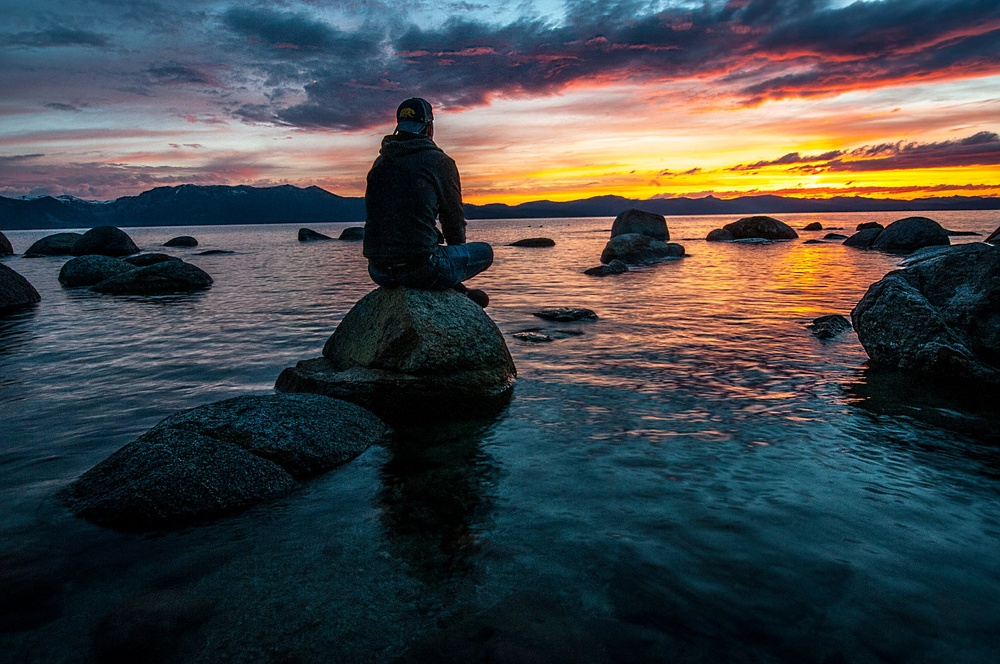
#> input picture src/06 - Trackbar/pexel.jpeg, 1000 x 664 px, shrunk from 2258 x 1500 before the run, given in place of the camera
$ python 02-Edge_detection_and_gradiant.py   (older library calls are emulated)
#> lines starting #> are read from the running program, lines starting #| are printed output that depends on the picture; after the words box and inside, x2 and y2 are one past the last pixel; in counts of white or black regions, pixels touching at a corner belong together


# plzz refers this
'''
We use the functions: cv.Sobel (src, dst, ddepth, dx, dy, ksize = 3, scale = 1, delta = 0, borderType = cv.BORDER_DEFAULT)

Parameters
src	input image.
dst	output image of the same size and the same number of channels as src.
ddepth	output image depth(see cv.combinations); in the case of 8-bit input images it will result in truncated derivatives.
dx	order of the derivative x.
dy	order of the derivative y.
ksize	size of the extended Sobel kernel; it must be 1, 3, 5, or 7.
scale	optional scale factor for the computed derivative values.
delta	optional delta value that is added to the results prior to storing them in dst.
borderType	pixel extrapolation method(see cv.BorderTypes)
'''

import cv2
import numpy as np
def nothing(x):   # callback function which is executed everytime trackbar value changes.

    pass
cap = cv2.VideoCapture(0)
cv2.namedWindow('trackbars')
cv2.createTrackbar('lowh','trackbars',0,180,nothing)  # 1.tracbar name
cv2.createTrackbar('highh','trackbars',0,180,nothing) # 2 .window name
cv2.createTrackbar('lows','trackbars',0,255,nothing)  # 3. default value
cv2.createTrackbar('highs','trackbars',0,255,nothing) # 4 .maximum value
cv2.createTrackbar('lowv','trackbars',0,255,nothing)  # 5. callback function
cv2.createTrackbar('highv','trackbars',0,255,nothing)
while True:
    _, frame = cap.read()
#> frame is the input picture: shape (664, 1000, 3); mean B, G, R 71.7, 69.9, 66.7
    lowh=cv2.getTrackbarPos('lowh','trackbars')
    lows =cv2.getTrackbarPos('lows','trackbars')
    lowv = cv2.getTrackbarPos('lowv','trackbars')
    highh = cv2.getTrackbarPos('highh','trackbars')
    highs = cv2.getTrackbarPos('highs','trackbars')
    highv = cv2.getTrackbarPos('highv','trackbars')
    hsv = cv2.cvtColor(frame,cv2.COLOR_BGR2HSV)
#> hsv: shape (664, 1000, 3); mean H, S, V 88.4, 146.6, 90.6
    lower_red = np.array([lowh,lows,lowv])
    upper_red = np.array([highh,highs,highv])
    mask = cv2.inRange(hsv, lower_red , upper_red)
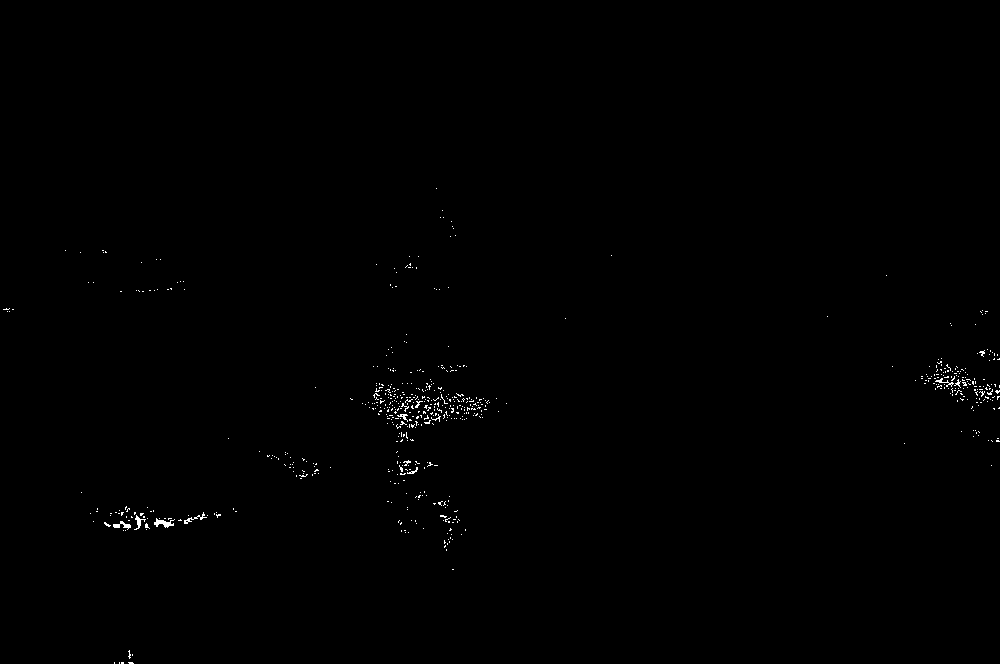
#> mask: shape (664, 1000); 0.32% white in thin lines or dots, all inside (x1, y1, x2, y2) = (3, 188, 1000, 664)
    # higher type of datatype is cv2.CV_64F and simple type of data type is np.uint8 etc
    # we cant use simple data type bcoz  when you convert data to np.uint8,
    #all negative slopes are made zero. In simple words, you miss that edge.hence we are using higher type of data type
    laplacian = cv2.Laplacian(mask,cv2.CV_64F)
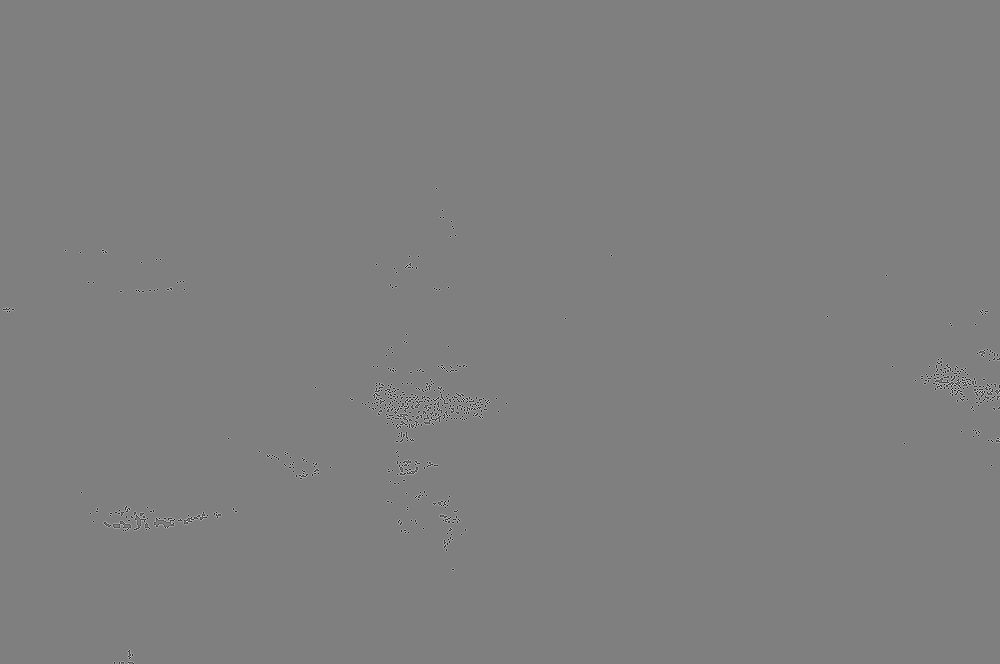
#> laplacian: shape (664, 1000) float64; min -1020, max 1020, mean 0; drawn with min black and max white
    sobelx = cv2.Sobel(hsv,cv2.CV_64F,1,0,ksize= -1)
#> sobelx: shape (664, 1000, 3) float64; mean H, S, V -0.7, 0.2, 0.3

    sobely = cv2.Sobel(hsv,cv2.CV_64F,0,1,ksize= -1)
#> sobely: shape (664, 1000, 3) float64; mean H, S, V 0, 3.4, -6.5
    #First argument is our input image. Second and third arguments are our minVal and maxVal respectively
    edge = cv2.Canny(mask,120,150)
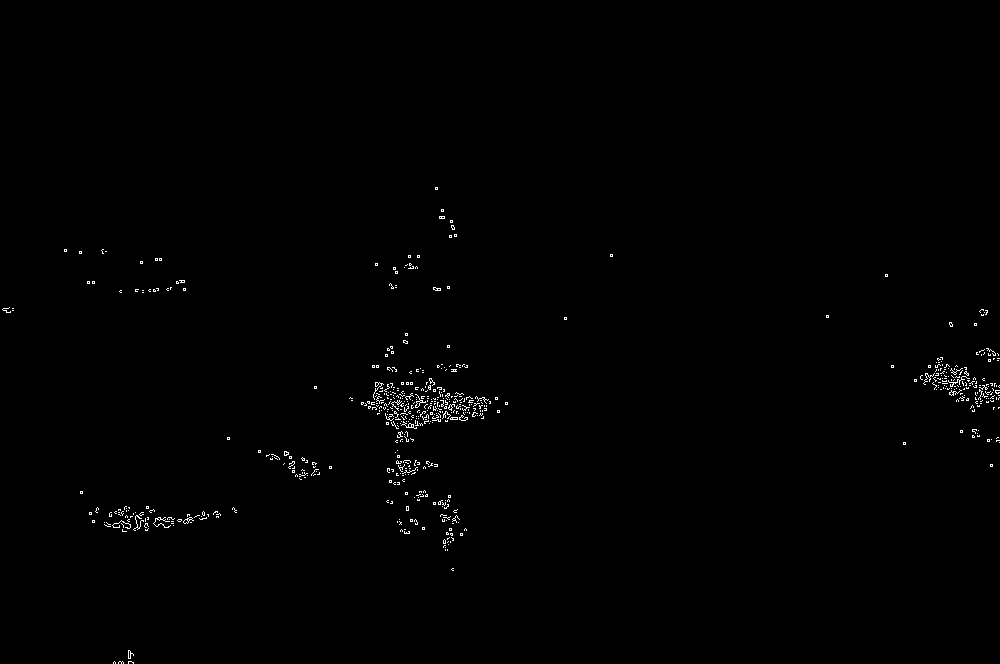
#> edge: shape (664, 1000); 0.54% white in thin lines or dots, all inside (x1, y1, x2, y2) = (2, 187, 1000, 664)
    ##cv2.imshow('original',frame)
    cv2.imshow('laplacian',laplacian)
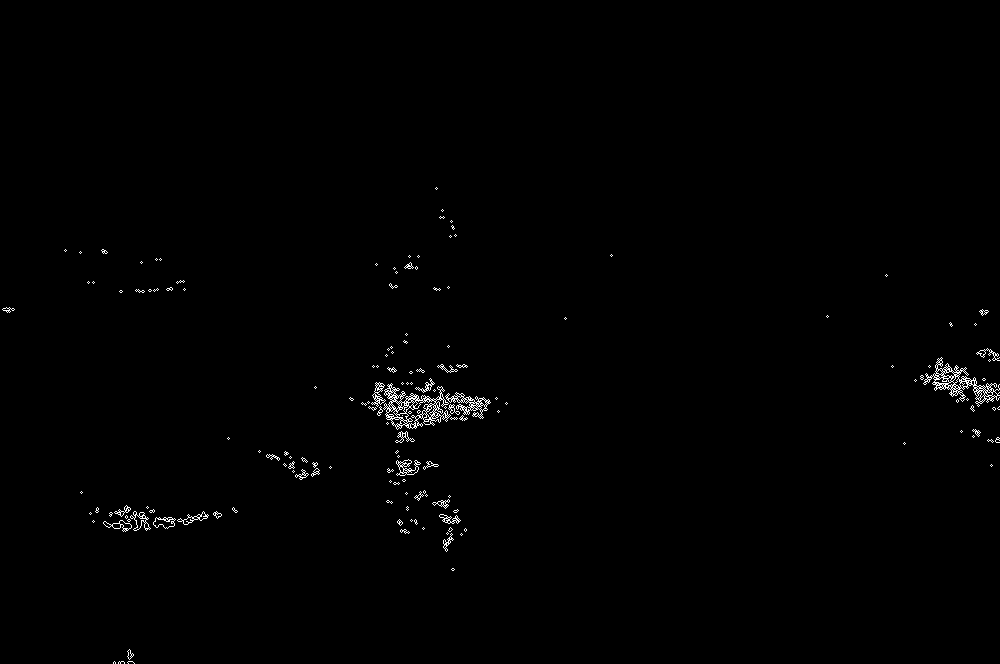
#> window 'laplacian': shape (664, 1000); 0.65% white in thin lines or dots, all inside (x1, y1, x2, y2) = (2, 187, 1000, 664)
    cv2.imshow('sobelx',sobelx)
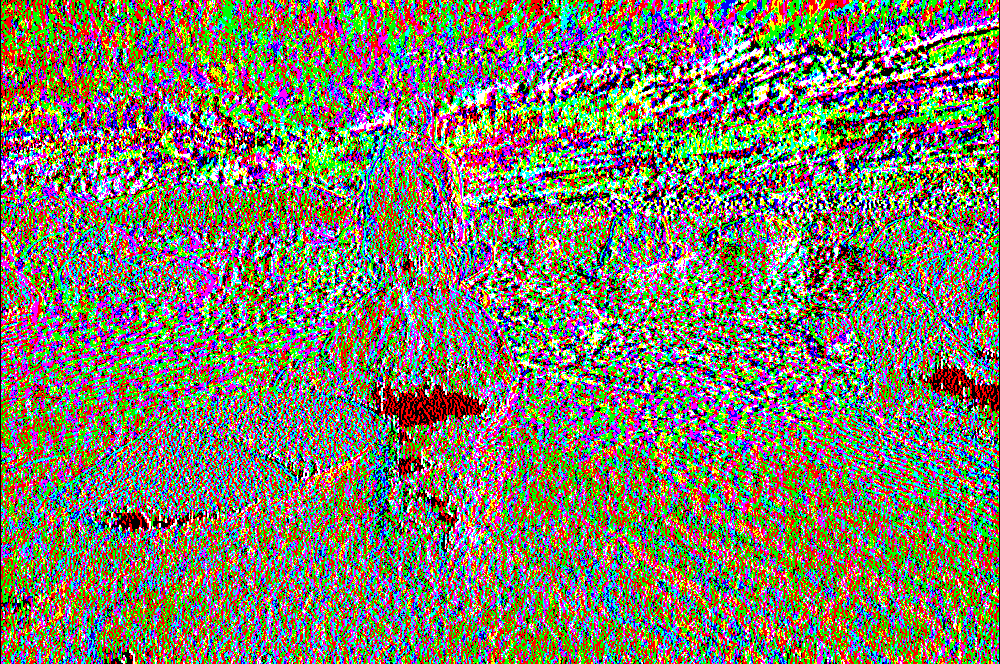
#> window 'sobelx': shape (664, 1000, 3); mean B, G, R 105, 125.5, 127.1
    cv2.imshow('sobely',sobely)
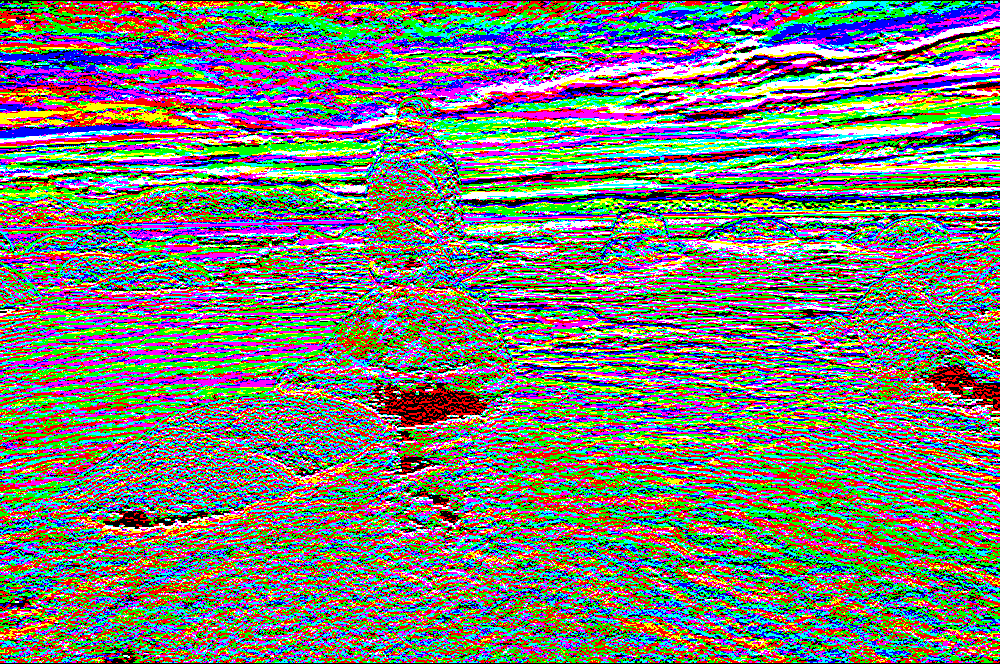
#> window 'sobely': shape (664, 1000, 3); mean B, G, R 118.4, 126.2, 121.7
    cv2.imshow('edge',edge)
    cv2.imshow('mask',mask)


    k = cv2.waitKey(4) & 0xFF
#> (key Esc is pressed here)
    if k == 27:
        break


cv2.destroyAllWindows()
cap.release()
